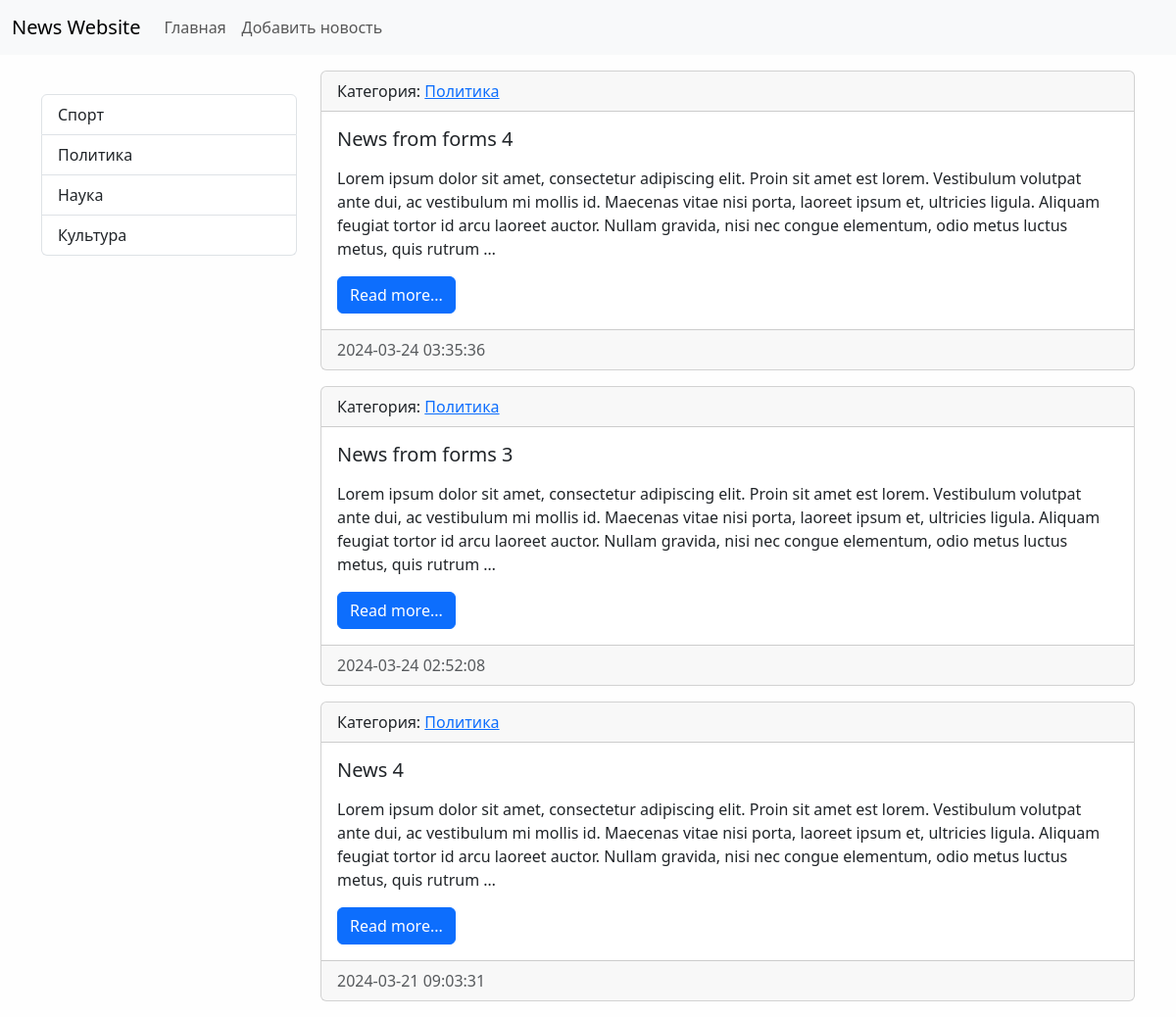
Screenshot of /category/3/ with the database file from the repository.
### news/models.py (models this page shows, shortened)
class Category(models.Model):
    title = models.CharField(max_length=150, db_index=True, verbose_name='Наименование категории')
    def get_absolute_url(self):
        return reverse('category', kwargs={'category_id': self.pk})
    def __str__(self):
        return self.title
    class Meta:
        verbose_name = 'Категория'
        verbose_name_plural = 'Категории'
        ordering = ['-title']

class News(models.Model):
    title = models.CharField(max_length = 150, verbose_name='Наименование')
    content = models.TextField(blank = True, verbose_name='Контент')
    created_at = models.DateTimeField(auto_now_add = True, verbose_name='Дата публикации')
    updated_at = models.DateTimeField(auto_now = True, verbose_name='Обновлено')
    is_published = models.BooleanField(default=True, verbose_name='Опубликовано')
    category = models.ForeignKey('Category', on_delete=models.PROTECT, verbose_name='Категория')
    def get_absolute_url(self):
        return reverse('view_news', kwargs={'pk': self.pk})
    class Meta:
        verbose_name = 'Новость'
        verbose_name_plural = 'Новости'
        ordering = ['-created_at']

### news/views.py (the view)
# urls.py: path('category/<int:category_id>/', NewsByCategory.as_view(), name='category'),
class NewsByCategory(ListView):
    model = News
    template_name = 'news/home_news_list.html'
    context_object_name = 'news'
    allow_empty = False
    def get_context_data(self, *, object_list=None, **kwargs):
        context = super().get_context_data(**kwargs)
        context['title'] = Category.objects.get(pk=self.kwargs['category_id'])
        return context
    def get_queryset(self):
        return News.objects.filter(category_id=self.kwargs['category_id'], is_published=True)

### news/templatetags/news_tags.py (called while the page is built)
@register.inclusion_tag('news/list_categories.html')
def show_categories(arg1='Hello', arg2='world'):
    categories = Category.objects.all()
    return {'categories': categories}

### news/templates/news/home_news_list.html (shortened to what this page needs)
{% extends 'base.html'%}
{% block sidebar %}
  {% include 'inc/_sidebar.html'%}
{% endblock %}
{% block content %}
  {%for item in news%}
  <div class="card mb-3">
    <div class="card-header">
      Категория:
      <a href="{{item.category.get_absolute_url}}">{{item.category.title}}</a>
    </div>
    <div class="card-body">
      <h5 class="card-title">{{item.title}}</h5>
      <p class="card-text">{{item.content|linebreaks|safe|truncatewords:50}}</p>
      <a
        href="{{item.get_absolute_url}}"
        class="btn btn-primary"
        >Read more...</a
      >
    </div>
    <div class="card-footer text-body-secondary">
      {{item.created_at|date:'Y-m-d H:i:s'}}
    </div>
  </div>
  {%endfor%}
{% endblock %}

### news/templates/news/list_categories.html
<div class="list-group">
    {%for item in categories%}
    <a
      href="{{item.get_absolute_url}}"
      class="list-group-item list-group-item-action"
      >{{item.title}}</a
    >
    {%endfor%}
  </div>

### mysite/static/css/style.css (style rules this page uses)
body { background-color: #fefefe; }

### rows the page displays
Category: title "Спорт"
Category: title "Политика"
Category: title "Наука"
Category: title "Культура"
News: category "Политика", title "News from forms 4", content "Lorem ipsum dolor sit amet, consectetur adipiscing elit. Proin sit amet est lorem. Vestibulum volutpat ante dui, ac vestibulum mi mollis id. Maecenas vitae nisi porta, laoreet ipsum et, ultricies ligula. Aliquam feugiat tortor id arcu laoreet auctor. Nullam gravida, nisi nec congue elementum, odio metus luctus metus, quis rutrum …", created_at "2024-03-24 03:35:36"
News: category "Политика", title "News from forms 3", content "Lorem ipsum dolor sit amet, consectetur adipiscing elit. Proin sit amet est lorem. Vestibulum volutpat ante dui, ac vestibulum mi mollis id. Maecenas vitae nisi porta, laoreet ipsum et, ultricies ligula. Aliquam feugiat tortor id arcu laoreet auctor. Nullam gravida, nisi nec congue elementum, odio metus luctus metus, quis rutrum …", created_at "2024-03-24 02:52:08"
News: category "Политика", title "News 4", content "Lorem ipsum dolor sit amet, consectetur adipiscing elit. Proin sit amet est lorem. Vestibulum volutpat ante dui, ac vestibulum mi mollis id. Maecenas vitae nisi porta, laoreet ipsum et, ultricies ligula. Aliquam feugiat tortor id arcu laoreet auctor. Nullam gravida, nisi nec congue elementum, odio metus luctus metus, quis rutrum …", created_at "2024-03-21 09:03:31"
